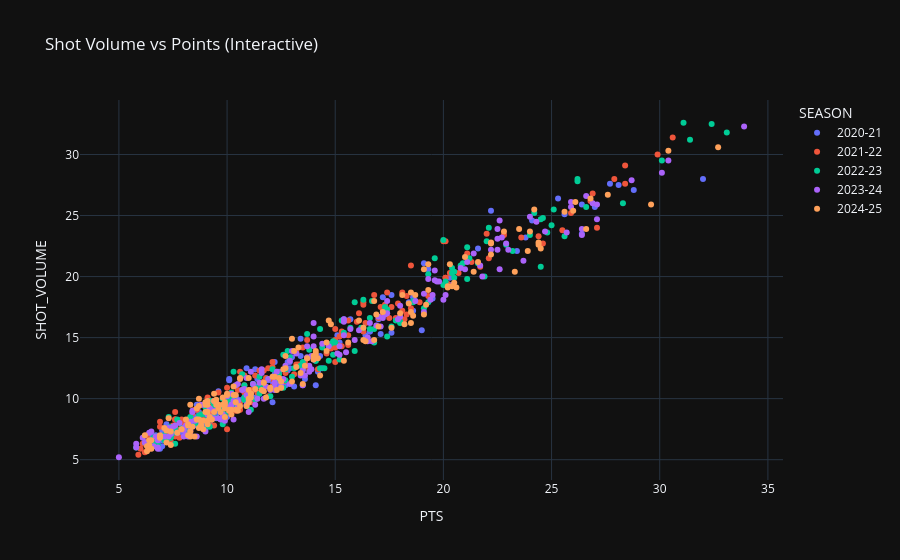

The code cell stored with this chart in its notebook:
### Code cell
# -------------- CORRELATION BETWEEN SHOT_VOLUME AND POINTS --------------

fig = px.scatter(
    df[(df['GP'] > 60) & (df['FGA'] > 5)],
    x='PTS',
    y='SHOT_VOLUME',
    color='SEASON',
    hover_data=['PLAYER_NAME','TEAM_ABBREVIATION'],
    title="Shot Volume vs Points (Interactive)"
)

fig.show()

### Figure 1 — Plotly figure (JSON) as saved in the notebook; plotly's stock layout.template omitted (floating-point values rounded to 4 significant figures; data arrays with more than 128 entries replaced by an {"elided": "..."} marker saying what was removed)
{"data": [{"customdata": {"elided": "120x2 str values"}, "hovertemplate": "SEASON=2020-21<br>PTS=%{x}<br>SHOT_VOLUME=%{y}<br>PLAYER_NAME=%{customdata[0]}<br>TEAM_ABBREVIATION=%{customdata[1]}<extra></extra>", "legendgroup": "2020-21", "marker": {"color": "#636efa", "symbol": "circle"}, "mode": "markers", "name": "2020-21", "orientation": "v", "showlegend": true, "x": [7.2, 18.6, 7.8, 19.3, 18.7, 11.4, 17.0, 23.8, 12.3, 8.8, 10.0, 16.6, 13.4, 16.4, 15.2, 15.1, 8.2, 28.8, 9.6, 9.5, 21.6, 14.4, 15.7, 10.2, 15.4, 6.5, 9.2, 25.6, 17.2, 20.3, 10.4, 13.6, 7.0, 13.1, 10.9, 10.1, 11.2, 12.2, 6.9, 28.1, 11.4, 9.6, 8.7, 7.9, 9.0, 19.1, 6.8, 11.3, 8.6, 12.6, 12.8, 26.4, 11.0, 14.1, 12.1, 17.6, 17.1, 18.4, 13.4, 24.1, 10.5, 12.8, 13.5, 8.0, 7.2, 9.7, 11.9, 7.2, 20.4, 12.4, 12.9, 9.3, 11.3, 27.7, 8.3, 6.7, 19.0, 13.5, 12.7, 13.5, 11.2, 8.1, 26.4, 23.4, 18.6, 12.9, 6.8, 9.2, 10.8, 7.7, 17.6, 8.7, 10.9, 10.7, 14.2, 8.6, 8.5, 9.0, 7.0, 11.4, 14.3, 22.2, 12.2, 13.0, 32.0, 8.5, 8.6, 9.0, 7.0, 8.7, 20.4, 12.1, 10.1, 16.6, 19.5, 25.3, 6.6, 8.0, 6.3, 27.0], "xaxis": "x", "y": [7.9, 18.3, 7.2, 20.6, 18.0, 10.2, 16.5, 23.2, 11.1, 8.3, 8.5, 15.5, 13.5, 15.2, 14.6, 15.2, 8.2, 27.1, 8.9, 8.5, 22.3, 12.5, 16.5, 10.2, 16.5, 7.0, 8.0, 25.1, 18.3, 19.9, 10.2, 11.6, 7.4, 11.0, 12.5, 11.6, 10.1, 13.0, 5.9, 27.5, 11.8, 10.6, 8.9, 7.4, 7.9, 21.1, 6.5, 11.0, 8.0, 11.4, 12.3, 25.9, 10.2, 11.1, 9.7, 15.4, 15.3, 17.9, 14.9, 24.6, 9.9, 13.0, 12.5, 7.2, 7.1, 9.3, 11.5, 7.6, 19.3, 12.2, 12.5, 8.8, 12.4, 27.6, 7.1, 7.0, 15.6, 11.1, 11.1, 12.4, 10.7, 7.0, 23.5, 22.1, 17.2, 13.0, 6.2, 9.2, 10.1, 7.0, 18.5, 8.3, 9.4, 9.9, 12.2, 9.5, 8.2, 7.9, 6.1, 11.6, 13.5, 25.4, 12.0, 13.4, 28.0, 8.5, 7.8, 9.5, 6.6, 8.4, 19.3, 11.4, 11.5, 15.5, 18.2, 26.4, 6.6, 8.1, 6.5, 25.7], "yaxis": "y", "type": "scatter"}, {"customdata": {"elided": "186x2 str values"}, "hovertemplate": "SEASON=2021-22<br>PTS=%{x}<br>SHOT_VOLUME=%{y}<br>PLAYER_NAME=%{customdata[0]}<br>TEAM_ABBREVIATION=%{customdata[1]}<extra></extra>", "legendgroup": "2021-22", "marker": {"color": "#EF553B", "symbol": "circle"}, "mode": "markers", "name": "2021-22", "orientation": "v", "showlegend": true, "x": {"elided": "186 float values"}, "xaxis": "x", "y": {"elided": "186 float values"}, "yaxis": "y", "type": "scatter"}, {"customdata": {"elided": "187x2 str values"}, "hovertemplate": "SEASON=2022-23<br>PTS=%{x}<br>SHOT_VOLUME=%{y}<br>PLAYER_NAME=%{customdata[0]}<br>TEAM_ABBREVIATION=%{customdata[1]}<extra></extra>", "legendgroup": "2022-23", "marker": {"color": "#00cc96", "symbol": "circle"}, "mode": "markers", "name": "2022-23", "orientation": "v", "showlegend": true, "x": {"elided": "187 float values"}, "xaxis": "x", "y": {"elided": "187 float values"}, "yaxis": "y", "type": "scatter"}, {"customdata": {"elided": "183x2 str values"}, "hovertemplate": "SEASON=2023-24<br>PTS=%{x}<br>SHOT_VOLUME=%{y}<br>PLAYER_NAME=%{customdata[0]}<br>TEAM_ABBREVIATION=%{customdata[1]}<extra></extra>", "legendgroup": "2023-24", "marker": {"color": "#ab63fa", "symbol": "circle"}, "mode": "markers", "name": "2023-24", "orientation": "v", "showlegend": true, "x": {"elided": "183 float values"}, "xaxis": "x", "y": {"elided": "183 float values"}, "yaxis": "y", "type": "scatter"}, {"customdata": {"elided": "176x2 str values"}, "hovertemplate": "SEASON=2024-25<br>PTS=%{x}<br>SHOT_VOLUME=%{y}<br>PLAYER_NAME=%{customdata[0]}<br>TEAM_ABBREVIATION=%{customdata[1]}<extra></extra>", "legendgroup": "2024-25", "marker": {"color": "#FFA15A", "symbol": "circle"}, "mode": "markers", "name": "2024-25", "orientation": "v", "showlegend": true, "x": {"elided": "176 float values"}, "xaxis": "x", "y": {"elided": "176 float values"}, "yaxis": "y", "type": "scatter"}], "layout": {"xaxis": {"anchor": "y", "domain": [0.0, 1.0], "title": {"text": "PTS"}}, "yaxis": {"anchor": "x", "domain": [0.0, 1.0], "title": {"text": "SHOT_VOLUME"}}, "legend": {"title": {"text": "SEASON"}, "tracegroupgap": 0}, "title": {"text": "Shot Volume vs Points (Interactive)"}}}
